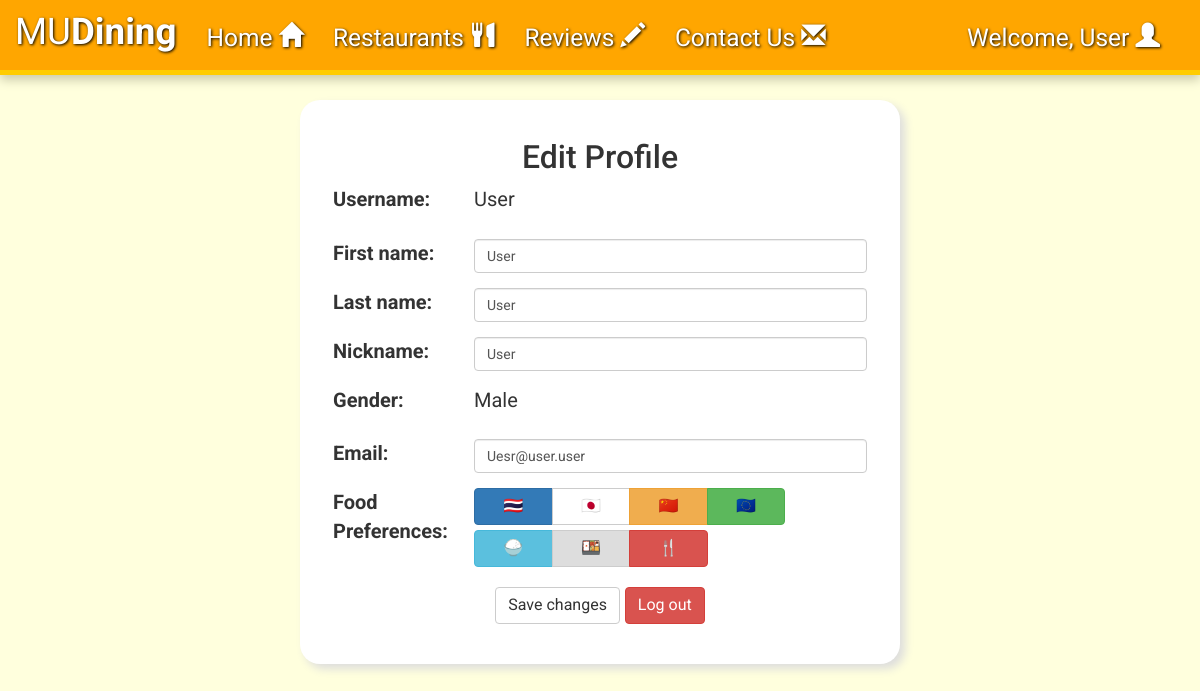
Screenshot of /profile-edit.php (signed in) with the database file from the repository.
### tables this page shows
CREATE TABLE `user` (
  `UserID` int(11) NOT NULL,
  `Username` varchar(255) NOT NULL,
  `Password` varchar(255) NOT NULL,
  `FirstName` varchar(255) DEFAULT NULL,
  `LastName` varchar(255) DEFAULT NULL,
  `Nickname` varchar(255) DEFAULT NULL,
  `Gender` char(1) DEFAULT NULL,
  `Email` varchar(255) DEFAULT NULL,
  `FoodPreferences` varchar(255) DEFAULT NULL
);

### profile-edit.php (the view, shortened to what this page needs)
<html>
<head>
  <link rel="stylesheet" type="text/css" href="assets/css/profile-edit.css" />
  <link rel="stylesheet" type="text/css" href="assets/css/checkbox.css" />
</head>
<body>
  <?php
    include_once("navbar.php");
    $username = $_SESSION['Username'];
    $user = mysqli_query($con, "SELECT * FROM user WHERE Username='$username'");
    $row = mysqli_fetch_assoc($user);
  ?>
    <div id="profile">
      <div id="wrapper" class="container" style="width:45%;">
      <h1 class="text-center">Edit Profile</h1>
        <form class="form-horizontal" role="form" name="input" action="<?php echo $_SERVER['PHP_SELF']; ?>" method="POST">
          <div class="row">
            <div class="form-group">
              <label for="username" class="col-xs-3">Username:</label>
              <div class="col-xs-9">
                <p><?php echo $row['Username']; ?></p>
              </div>
            </div>
          </div>
          <div class="row">
            <div class="form-group">
              <label for="firstname" class="col-xs-3">First name:</label>
              <div class="col-xs-9">
          		  <input class="form-control" type="text" name="firstname" pattern="[A-Za-z]{1,}" title="Letters only" value="<?php echo $row['FirstName'];?>" required>
              </div>
            </div>
          </div>
          <div class="row">
            <div class="form-group">
              <label for="lastname" class="col-xs-3">Last name:</label>
              <div class="col-xs-9">
          		  <input class="form-control" type="text" name="lastname" pattern="[A-Za-z]{1,}" title="Letters only" value="<?php echo $row['LastName'];?>" required>
              </div>
            </div>
          </div>
          <div class="row">
            <div class="form-group">
              <label for="username" class="col-xs-3">Nickname:</label>
              <div class="col-xs-9">
          		  <input class="form-control" type="text" name="nickname" pattern="[A-Za-z]{1,}" title="Letters only" value="<?php echo $row['Nickname'];?>">
              </div>
            </div>
          </div>
          <div class="row">
            <div class="form-group">
              <label for="gender" class="col-xs-3">Gender:</label>
              <div class="col-xs-9">
                <?php
                  if ($row['Gender'] == 'm') {
                    echo "<p>Male</p>";
                  }
                  else {
                    echo "<p>Female</p>";
                  }
                ?>
              </div>
            </div>
          </div>
          <div class="row">
            <div class="form-group">
              <label for="email" class="col-xs-3">Email:</label>
              <div class="col-xs-9">
                <input class="form-control" type="email" name="email" value="<?php echo $row['Email'];?>" required>
              </div>
            </div>
          </div>
          <div class="row">
            <div class="form-group">
              <label for="foodpref" class="col-xs-3">Food Preferences:</label>
              <div id="foodpref" class="col-xs-9">
                <div class="row">
                  <div class="btn-group col-xs-12" data-toggle="buttons">
                    <label class="btn btn-primary <?php if (strpos("x".$row['FoodPreferences'], '01') !== false) {echo 'active';} ?>">
                        <span id="long">Thai</span><span id="short">&#x1F1F9;&#x1F1ED;</span>
                    </label>
                    <label class="btn btn-default <?php if (strpos("x".$row['FoodPreferences'], '02') !== false) {echo 'active';} ?>">
                        <span id="long">Japanese</span><span id="short">&#x1F1EF;&#x1F1F5;</span>
                    </label>
                    <label class="btn btn-warning <?php if (strpos("x".$row['FoodPreferences'], '03') !== false) {echo 'active';} ?>">
                        <span id="long">Chinese</span><span id="short">&#x1F1E8;&#x1F1F3;</span>
                    </label>
                    <label class="btn btn-success <?php if (strpos("x".$row['FoodPreferences'], '04') !== false) {echo 'active';} ?>">
                        <span id="long">European</span><span id="short">&#x1F1EA;&#x1F1FA;</span>
                    </label>
                  </div>
                </div>
                <div class="row">
                  <div class="btn-group col-xs-12" data-toggle="buttons">
                    <label class="btn btn-info <?php if (strpos("x".$row['FoodPreferences'], '11') !== false) {echo 'active';} ?>">
                      <span id="long">Single Dish</span><span id="short">&#x1F35A;</span>
                    </label>
                    <label class="btn btn-default <?php if (strpos("x".$row['FoodPreferences'], '12') !== false) {echo 'active';} ?>" style="background-color:#ddd;">
                      <span id="long">Set Menu</span><span id="short">&#x1F371;</span>
                    </label>
                    <label class="btn btn-danger <?php if (strpos("x".$row['FoodPreferences'], '13') !== false) {echo 'active';} ?>">
                      <span id="long">Buffet</span><span id="short">&#x1F374;</span>
                    </label>
                  </div>
                </div>
              </div>
            </div>
      		<div class="text-center">
      			<input type="submit" class="btn btn-default" value="Save changes">
              <a href="logout.php"><input type="button" class="btn btn-danger" value="Log out"></input></a>
      		</div>
      	</form>
    </div>
  </div>
</body>
</html>

### assets/css/profile-edit.css (style rules this page uses)
h1 { font-size: 4vmin; }
#wrapper { font-size: 2.5vmin; min-width: 600px; }
.btn { font-size: 2.0vmin; }
.form-horizontal { padding: 0% 5%; }

### assets/css/checkbox.css (style rules this page uses)
.btn-group>.btn { margin-bottom: 5px !important; }
#short { display: none; }
@media (max-width: 1500px) { #short { display: block; } }
@media (max-width: 1500px) { .btn-group>.btn { min-width: 20%; } }

### assets/css/style.css (style rules this page uses)
body { font-family: 'Roboto', sans-serif; background-color: #ffffdd; margin: 0; padding: 0; }
.container { opacity: 0; transition: opacity 1s; }
.container-loaded { opacity: 1; }
#wrapper { margin: 100px auto auto auto; width: 55%; padding: 20px; background-color: #ffffff; border-radius: 20px; box-shadow: 5px 5px 10px #ddd; min-width: 450px; }

### rows the page displays
user: Username "User", firstname "User", lastname "User", nickname "User", email "Uesr@user.user"

### other values shown
$_SESSION['Username'] "User"
